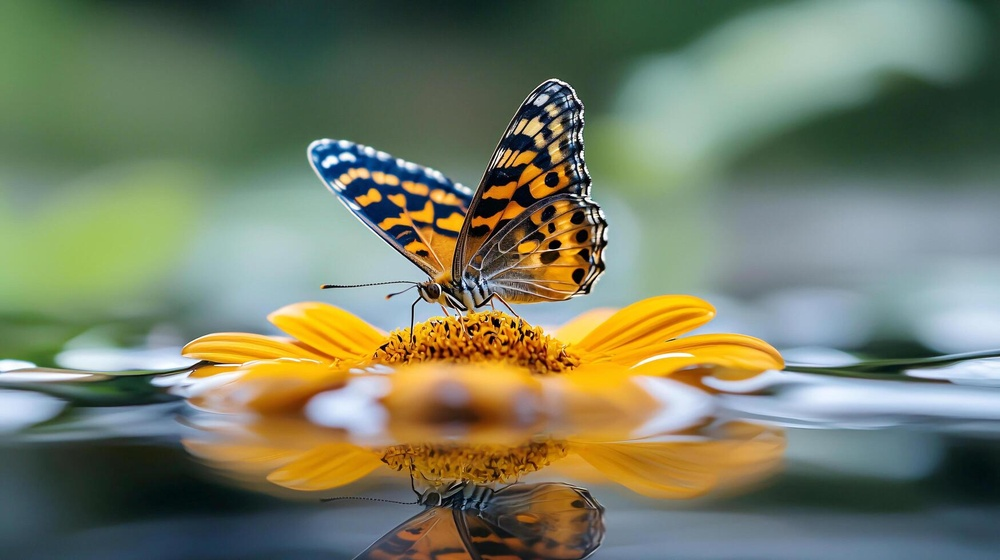
#> input picture CVLab02/assets/buter.jpg, 1000 x 560 px, shrunk from 1749 x 980 before the run
$ jupyter execute task02.ipynb
#> lines starting #> are read from the running program, lines starting #| are printed output that depends on the picture
# Lab Task 2: Opening and Closing

## Import Libraries

[cell 1]
import cv2
import numpy as np
import matplotlib.pyplot as plt

## Load Image

[cell 2]
img = cv2.imread('../CVLab02/assets/buter.jpg', cv2.IMREAD_GRAYSCALE)
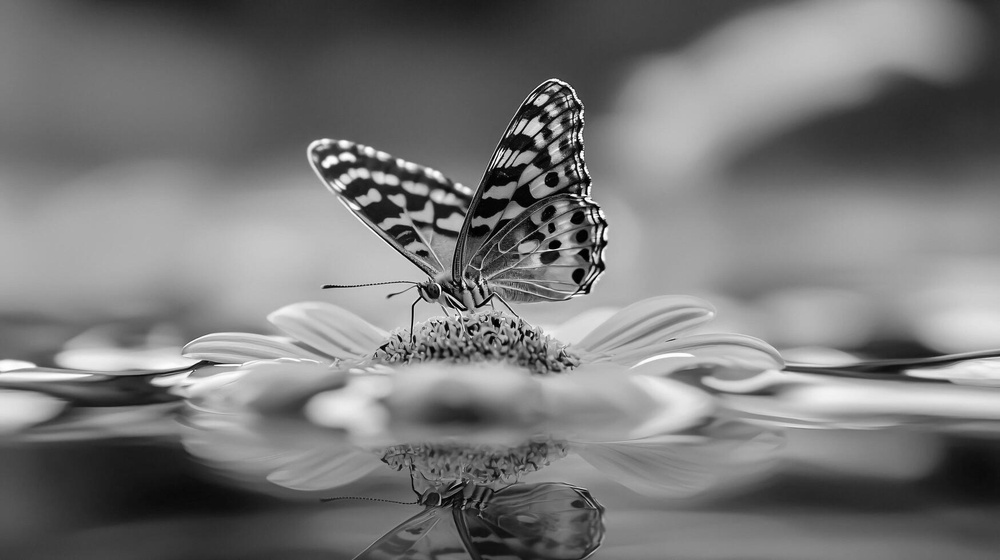
#> img: shape (560, 1000); min 0, max 255, mean 120.1

plt.imshow(img, cmap='gray'); plt.title('Original'); plt.axis('off'); plt.show()

## Opening (Erosion → Dilation)

[cell 3]
# Opening = Erosion followed by Dilation
# Removes small white noise (bright specs) outside objects

k3  = np.ones((3, 3), np.uint8)
k7  = np.ones((7, 7), np.uint8)
k11 = np.ones((11, 11), np.uint8)

open_3  = cv2.morphologyEx(img, cv2.MORPH_OPEN, k3)
open_7  = cv2.morphologyEx(img, cv2.MORPH_OPEN, k7)
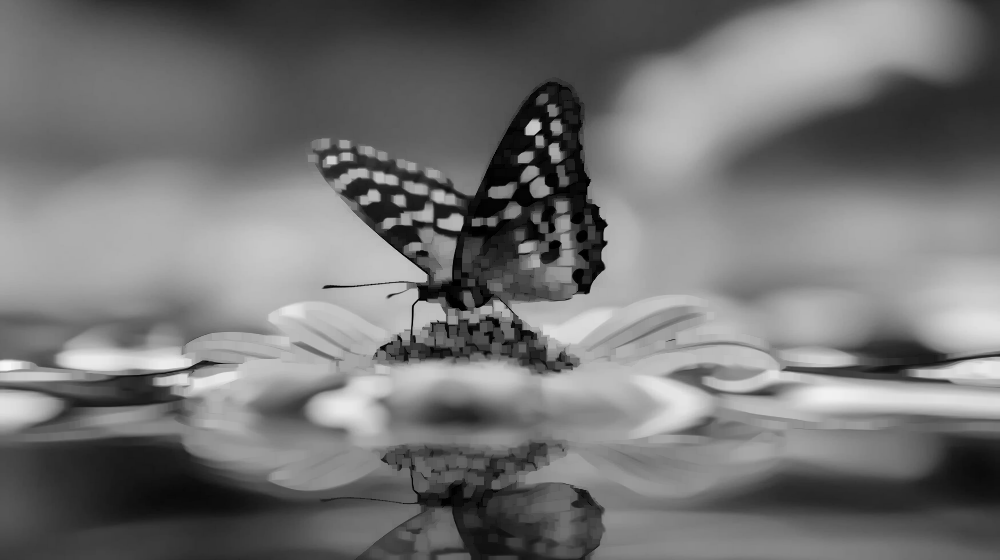
#> open_7: shape (560, 1000); min 0, max 247, mean 115.7
open_11 = cv2.morphologyEx(img, cv2.MORPH_OPEN, k11)
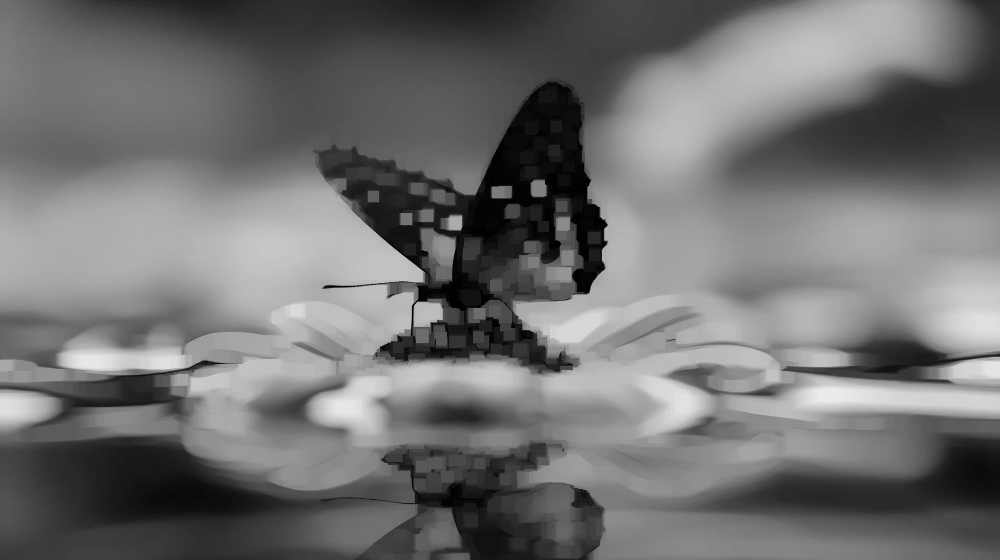
#> open_11: shape (560, 1000); min 0, max 235, mean 112.5

fig, axes = plt.subplots(1, 3, figsize=(14, 4))
fig.suptitle('Opening — Kernel Size Comparison', fontweight='bold')
for ax, res, k in zip(axes, [open_3, open_7, open_11], [3, 7, 11]):
    ax.imshow(res, cmap='gray'); ax.set_title(f'Open k={k}'); ax.axis('off')
#> this loop made 3 passes
#> k on passes 1 to 3: 3, 7, 11
plt.tight_layout(); plt.show()
#> after `plt.tight_layout()`:
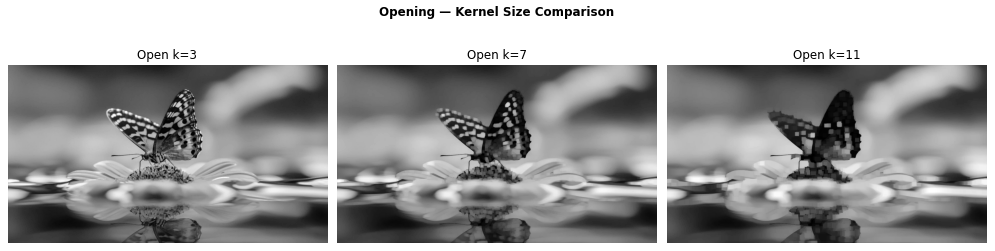
#> figure drawn by matplotlib, 3 panels

## Closing (Dilation → Erosion)

[cell 4]
# Closing = Dilation followed by Erosion
# Fills small dark holes/gaps inside objects

close_3  = cv2.morphologyEx(img, cv2.MORPH_CLOSE, k3)
close_7  = cv2.morphologyEx(img, cv2.MORPH_CLOSE, k7)
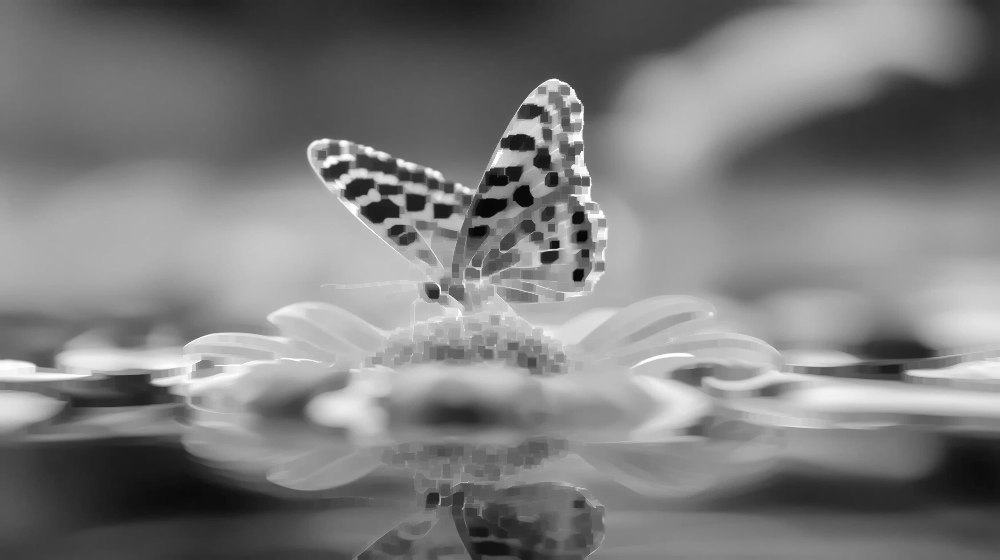
#> close_7: shape (560, 1000); min 7, max 255, mean 124.9
close_11 = cv2.morphologyEx(img, cv2.MORPH_CLOSE, k11)
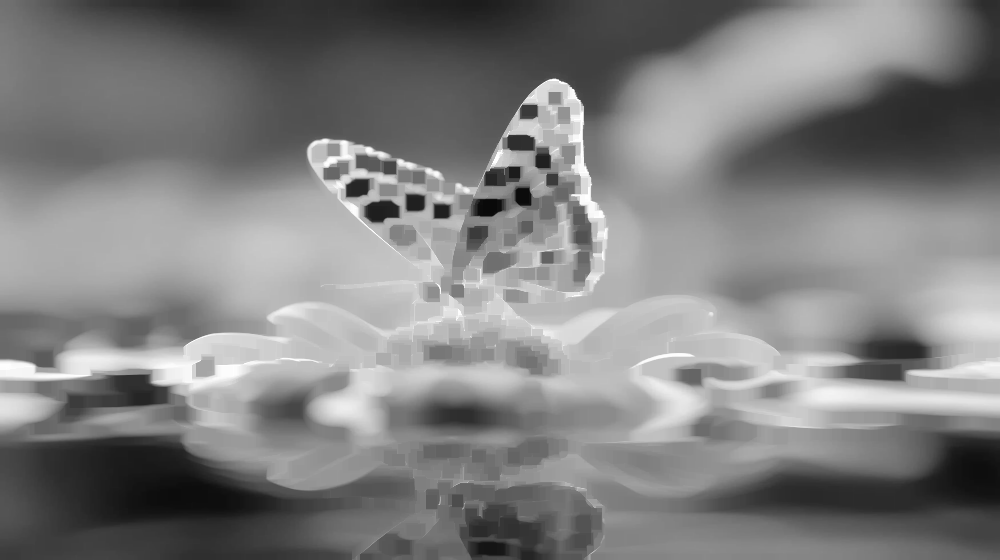
#> close_11: shape (560, 1000); min 9, max 255, mean 127.8

fig, axes = plt.subplots(1, 3, figsize=(14, 4))
fig.suptitle('Closing — Kernel Size Comparison', fontweight='bold')
for ax, res, k in zip(axes, [close_3, close_7, close_11], [3, 7, 11]):
    ax.imshow(res, cmap='gray'); ax.set_title(f'Close k={k}'); ax.axis('off')
plt.tight_layout(); plt.show()

## Different Structuring Elements

[cell 5]
# Structuring element shape changes which features are affected
rect  = cv2.getStructuringElement(cv2.MORPH_RECT,    (9, 9))
ellip = cv2.getStructuringElement(cv2.MORPH_ELLIPSE, (9, 9))
cross = cv2.getStructuringElement(cv2.MORPH_CROSS,   (9, 9))

open_rect  = cv2.morphologyEx(img, cv2.MORPH_OPEN, rect)
open_ellip = cv2.morphologyEx(img, cv2.MORPH_OPEN, ellip)
open_cross = cv2.morphologyEx(img, cv2.MORPH_OPEN, cross)

fig, axes = plt.subplots(1, 3, figsize=(14, 4))
fig.suptitle('Opening — Structuring Element Shape (9x9)', fontweight='bold')
for ax, res, t in zip(axes, [open_rect, open_ellip, open_cross], ['Rect', 'Ellipse', 'Cross']):
    ax.imshow(res, cmap='gray'); ax.set_title(t); ax.axis('off')
#> this loop made 3 passes
#> t on passes 1 to 3: 'Rect', 'Ellipse', 'Cross'
plt.tight_layout(); plt.show()

## Side-by-Side Comparison

[cell 6]
imgs   = [img, open_7, close_7]
labels = ['Original', 'Opening (k=7)', 'Closing (k=7)']

fig, axes = plt.subplots(1, 3, figsize=(14, 4))
fig.suptitle('Opening vs Closing', fontweight='bold')
for ax, im, lbl in zip(axes, imgs, labels):
    ax.imshow(im, cmap='gray'); ax.set_title(lbl); ax.axis('off')
#> this loop made 3 passes
plt.tight_layout(); plt.show()

print('Opening : Erosion then Dilation  → removes small bright spots outside objects')
print('Closing : Dilation then Erosion  → fills small dark holes inside objects')
print('Larger kernel = more aggressive removal/filling')
